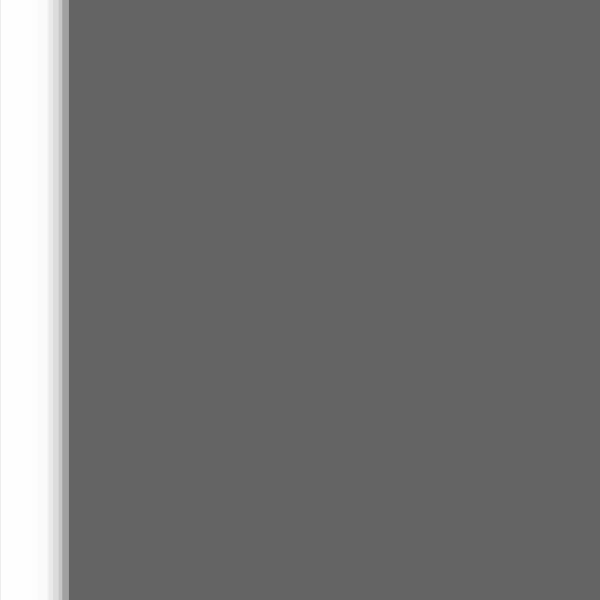
Frame 1 (no input)
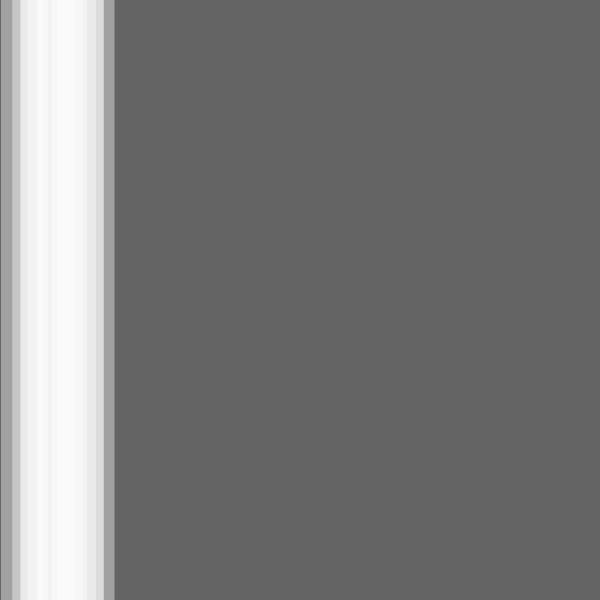
Frame 60 (the mouse pressed at the canvas centre just before this capture)
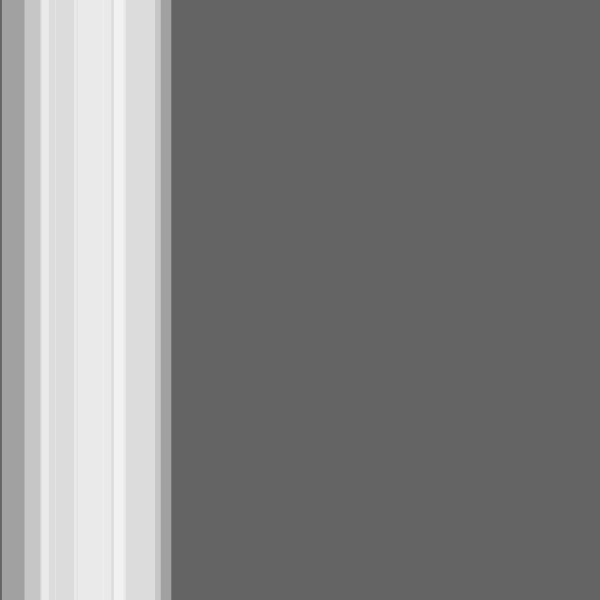
Frame 120 (the mouse held since frame 60 and released just before this capture)

The Processing sketch that drew these frames (run headless with seeded random() and noise(); from frame 60 on, the mouse is pressed at the canvas centre):

// Processing sketch: sketch_57_Random_Stripes_Rectangle
// ── sketch_57_Random_Stripes_Rectangle.pde
Stripe[] stripes = new Stripe[10];
void setup() {
  size(600,600);
  for (int i = 0; i < stripes.length; i++) {
    stripes[i] = new Stripe();
  }
}
void draw() {
  background(100);
  // Move and display all stripes
  for (int i = 0; i < stripes.length; i++) {
    stripes[i].rollover(mouseX);
    stripes[i].move();
    stripes[i].display();
  }
}
class Stripe {
  float x; // horizontal location of stripe
  float speed; // speed of stripe
  float w; // width of stripe
  boolean mouse; // Is the mouse over the stripe?
  Stripe() {
    x = 0; // All stripes start at 0
    speed = random(1); // All stripes have a random positive speed
    w = random(30, 100);
    mouse = false;
  }
  void display() {
    if (mouse) {
      fill(255);
    } else {
      fill(255, 100);
    }
    noStroke();
    rect(x, 0, w, height);
  }
  void move() {
    x += speed;
    if (x > width + w) x = -w;
  }
  void rollover(int mx) { 
    // Left edge is x, right edge is x + w
    if (mx > x && mx < x + w) {
      mouse = true;
    } else {
      mouse = false;
    }
  }
}
